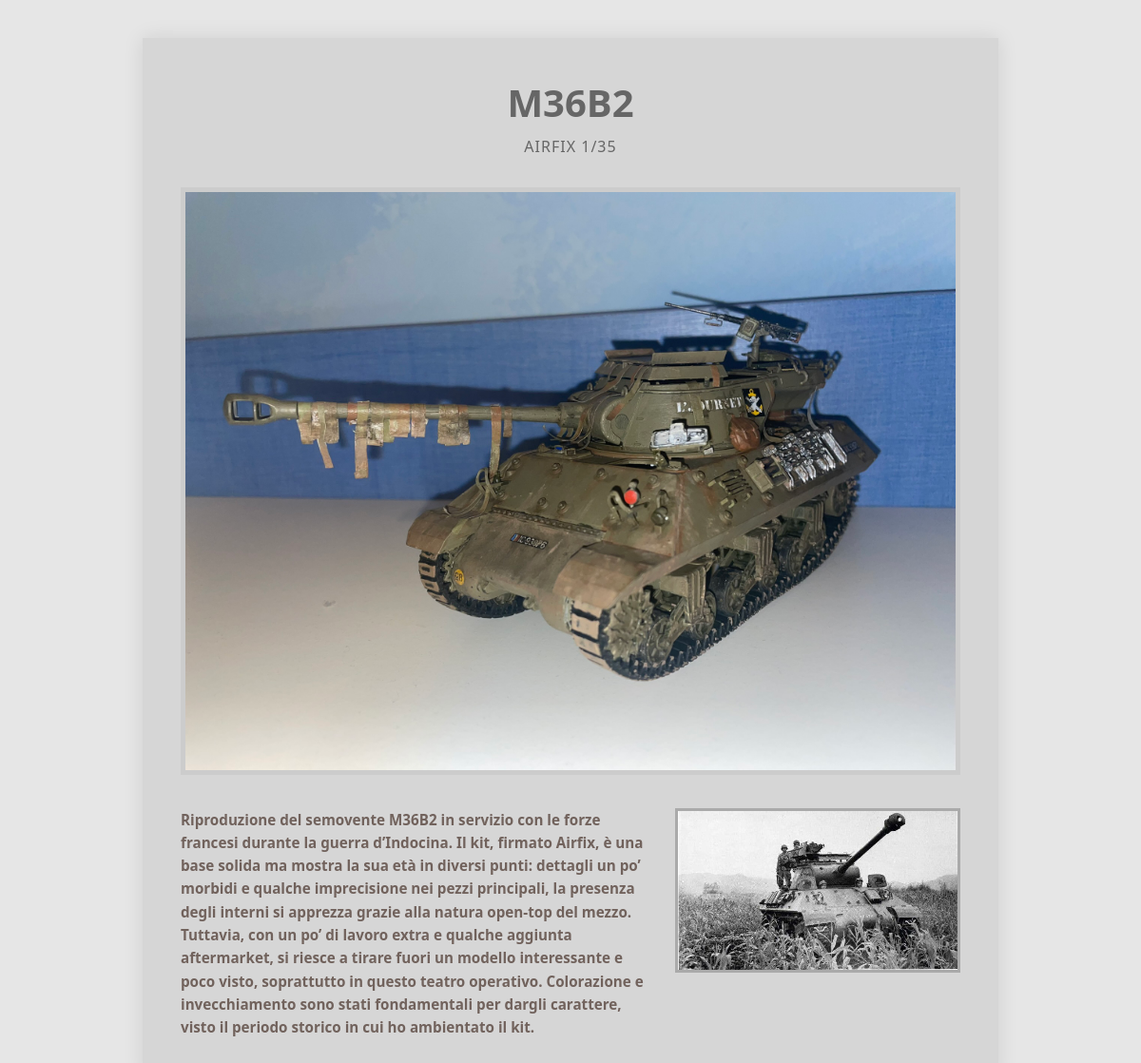
/modello.php?id=2, run on the app's committed database.
### tables this page shows
CREATE TABLE `modello` (
  `id` int(100) NOT NULL,
  `nome` varchar(30) NOT NULL COMMENT 'nome veicolo',
  `dati` varchar(50) NOT NULL COMMENT 'produttore e scala',
  `descrizione` varchar(2000) NOT NULL,
  `immagine1` varchar(100) NOT NULL COMMENT 'immagine modello',
  `immagine2` varchar(100) NOT NULL COMMENT 'immagine vera'
);

### modello.php (the view, shortened to what this page needs)
<!DOCTYPE html>
<html lang="en">
<head>
    <link rel="stylesheet" href="style.css">
</head>
<body>
                    <?php
                    $db_host = "localhost";
                    $db_user = "root";
                    $db_password = "root";
                    $db_name = "modellismo";
                $id_modello = isset($_GET['id']) ? intval($_GET['id']) : 0;
                $myconn = new mysqli($db_host, $db_user, $db_password, $db_name);
                if ($myconn->connect_errno) {
                    echo "<p>Failed to connect to MySQL: $myconn->connect_error</p>";
                    exit();
                } else {
                    $mia_query = "SELECT id, nome, dati, descrizione, immagine1, immagine2 FROM modello WHERE id = $id_modello";
                    $result = $myconn->query($mia_query);
                    if ($result && $result->num_rows > 0) {
                        $resrow = $result->fetch_row();
                        $nome = $resrow[1];
                        $dati = $resrow[2];
                        $descrizione = $resrow[3];
                        $modellino = $resrow[4];
                        $storica = $resrow[5];
                    } else {
                        echo "<p>Modello non trovato.</p>";
                    }
                }
                    ?>
    <div class="container">
                    <?php
        echo "<h1>$nome</h1>";
        echo "<h2>$dati</h2>";
                ?>
        <div class="image-main">
            <?php
                echo "<img src='./assets/$modellino' >";
            ?>
        </div>
        <div class="content">
            <div class="text">
                <?php
                    echo "<p>$descrizione</p>";
                ?>
            </div>
            <div class="image-secondary"><?php
                        echo "<img src='./assets/$storica' >";
                ?>
            </div>
        </div>
    </div>
</body>
</html>

### style.css (style rules this page uses)
* { box-sizing: border-box; margin: 0; padding: 0; }
body { font-family: 'Segoe UI', sans-serif; background-color: #e6e6e6; color: #333; min-height: 100vh; }
.container { max-width: 900px; margin: 40px auto; padding: 40px; background-color: #d6d6d6; box-shadow: 0 0 20px rgba(0, 0, 0, 0.1); }
h1 { font-size: 2.5rem; margin-bottom: 0.2em; color: #666; text-align: center; }
h2 { font-size: 1rem; font-weight: normal; margin-bottom: 2em; color: #666; letter-spacing: 1px; text-align: center; }
.image-main img { max-width: 100%; height: auto; border: 5px solid #ccc; }
.content { display: flex; flex-wrap: wrap; justify-content: center; margin-top: 30px; gap: 20px; }
.text { flex: 1 1 400px; font-size: 0.95rem; line-height: 1.6; text-align: left; }
.text p { color: #71625C; font-weight: 600; }
.image-secondary { flex: 0 1 300px; }
.image-secondary img { width: 100%; height: auto; border: 3px solid #aaa; }

### data on the page
modello: nome "M36B2", dati "AIRFIX 1/35", immagine1 (picture), descrizione "Riproduzione del semovente M36B2 in servizio con le forze francesi durante la guerra d’Indocina. Il kit, firmato Airfix, è una base solida ma mostra la sua età in diversi punti: dettagli un po’ morbidi e qualche imprecisione nei pezzi principali, la presenza degli interni si apprezza grazie alla natura open-top del mezzo. Tuttavia, con un po’ di lavoro extra e qualche aggiunta aftermarket, si riesce a tirare fuori un modello interessante e poco visto, soprattutto in questo teatro operativo. Colorazione e invecchiamento sono stati fondamentali per dargli carattere, visto il periodo storico in cui ho ambientato il kit.", immagine2 (picture)
